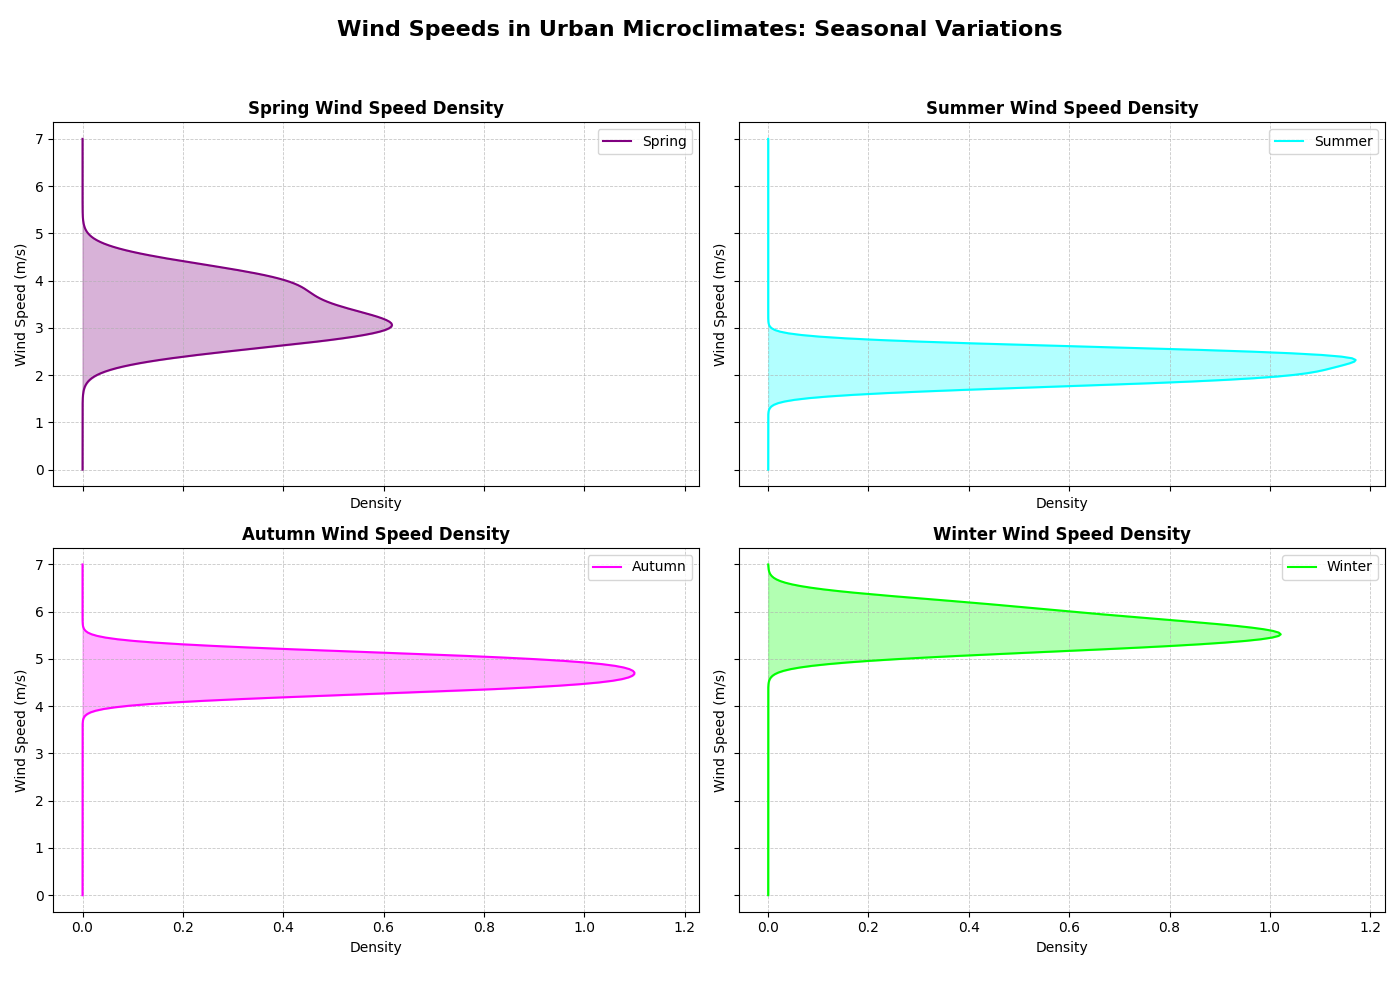

Write the Python code that produced this figure.
import matplotlib.pyplot as plt
import numpy as np
from scipy.stats import gaussian_kde

spring_wind_speeds = np.array([3.2, 2.8, 3.5, 4.0, 3.1, 2.7, 3.8, 3.0, 4.2])
summer_wind_speeds = np.array([2.0, 1.8, 2.2, 2.5, 2.5, 1.9, 2.3, 2.4, 2.1])
autumn_wind_speeds = np.array([4.5, 4.3, 4.6, 5.0, 4.8, 4.7, 4.4, 4.9, 5.1])
winter_wind_speeds = np.array([5.5, 5.2, 5.8, 6.0, 5.6, 5.4, 5.7, 5.3, 6.2])

fig, ax = plt.subplots(2, 2, figsize=(14, 10), sharex=True, sharey=True)
seasons = ['Spring', 'Summer', 'Autumn', 'Winter']
wind_speed_data = [spring_wind_speeds, summer_wind_speeds, autumn_wind_speeds, winter_wind_speeds]

new_colors = ['purple', 'cyan', 'magenta', 'lime']

for ax_, season, data, color in zip(ax.flatten(), seasons, wind_speed_data, new_colors):
    density = gaussian_kde(data)
    x_vals = np.linspace(0, 7, 200)
    y_vals = density(x_vals)

    # Plotting the density horizontally
    ax_.plot(y_vals, x_vals, color=color, label=f'{season}')
    ax_.fill_betweenx(x_vals, 0, y_vals, color=color, alpha=0.3)
    ax_.set_title(f'{season} Wind Speed Density', fontsize=12, fontweight='bold')
    ax_.set_ylabel('Wind Speed (m/s)', fontsize=10)
    ax_.set_xlabel('Density', fontsize=10)
    ax_.legend(loc='upper right')
    ax_.grid(True, linestyle='--', linewidth=0.6, alpha=0.7)

fig.suptitle("Wind Speeds in Urban Microclimates: Seasonal Variations", fontsize=16, fontweight='bold')
plt.tight_layout(rect=[0, 0.03, 1, 0.95])
plt.show()
